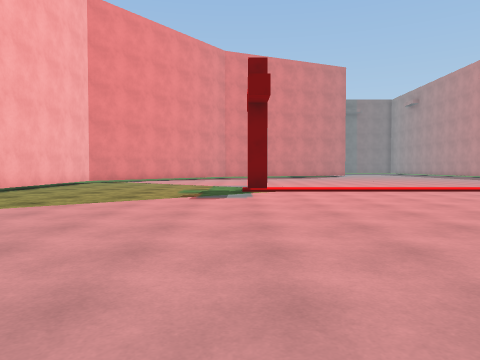
view 1 (above)

24 first-person views from a walk through a 3-D level made in the Unity game engine. The camera is 1.2 m above the floor, tilts 2° down and sees 70° across. The floor is counted in squares, 2 m on a side. Each view is taken from the middle of a square. On the plan, view 1 faces up. The plan holds only what a view shows up to about 10 squares ahead; the rest is blank. The place goes on beyond the plan. The player character is not drawn. Some animated figures are not drawn. Surface patterns are stand-ins for the level's own textures.

view 2
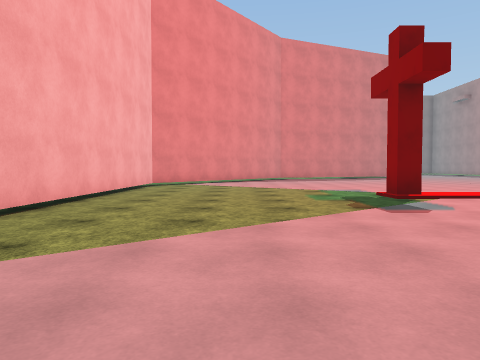

view 3
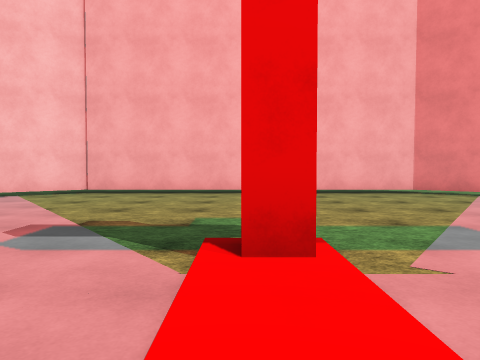

view 4
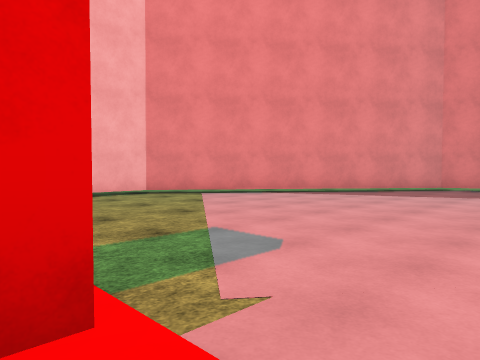

view 5
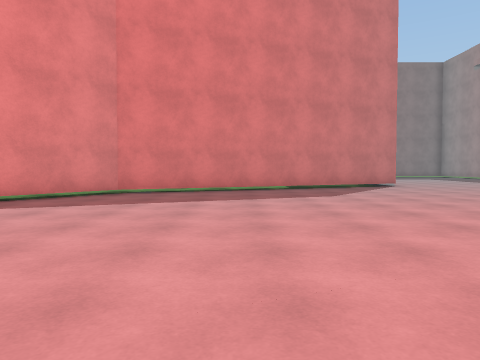

view 6
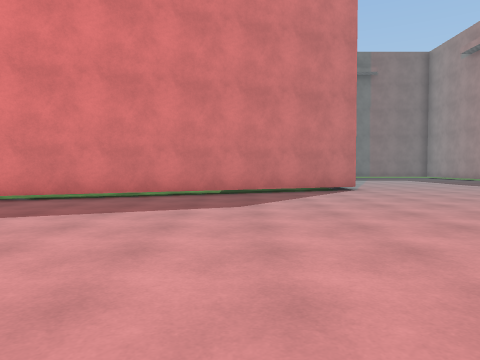

view 7
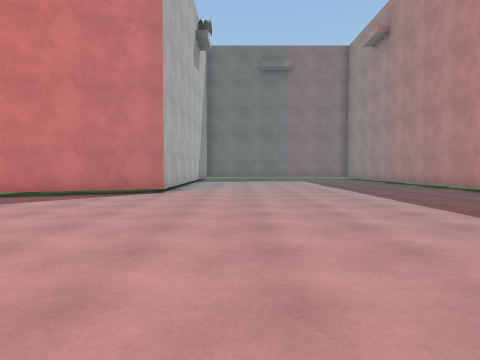

view 8
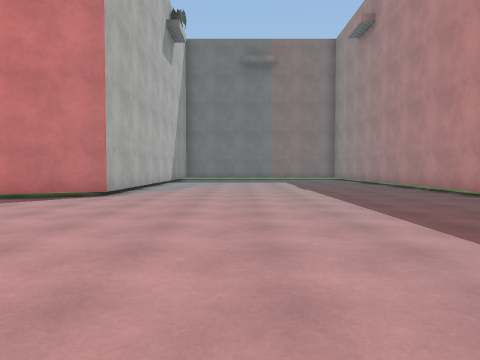

view 9
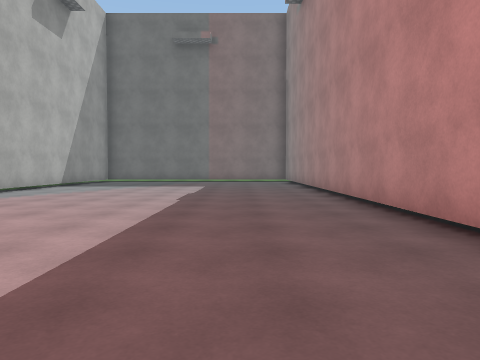

view 10
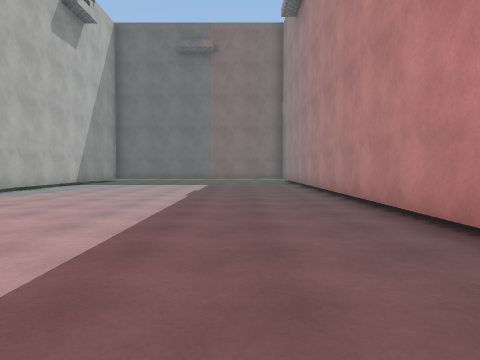

view 11
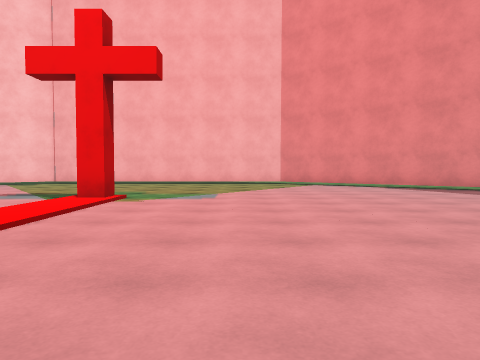

view 12
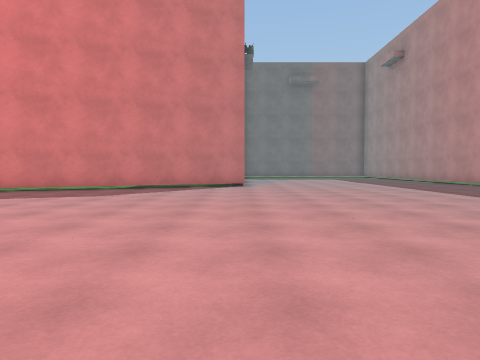

view 13
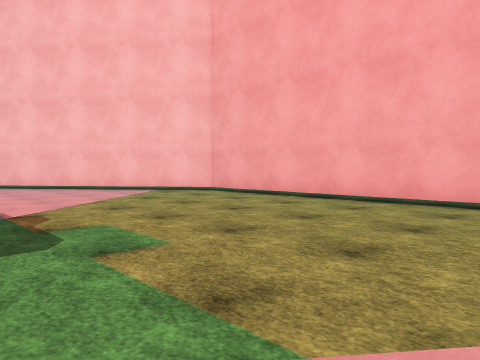

view 14
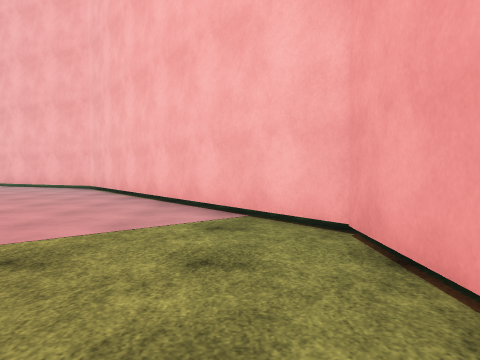

view 15
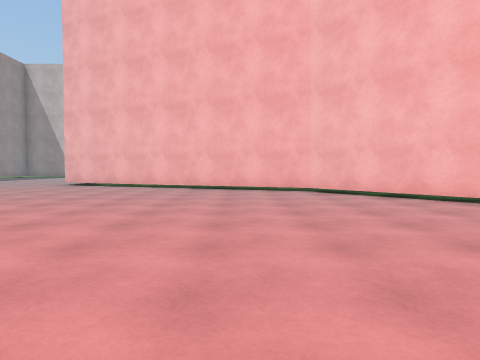

view 16
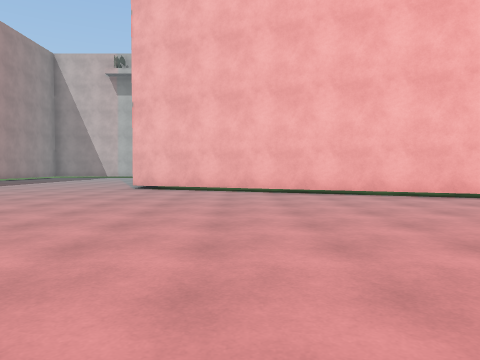

view 17
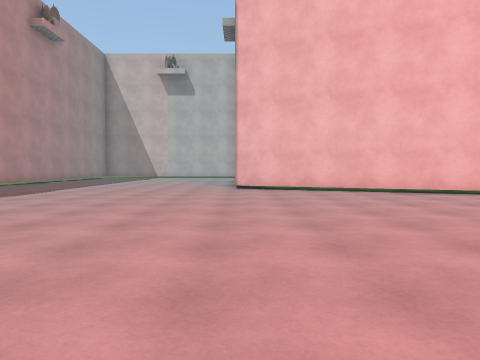

view 18
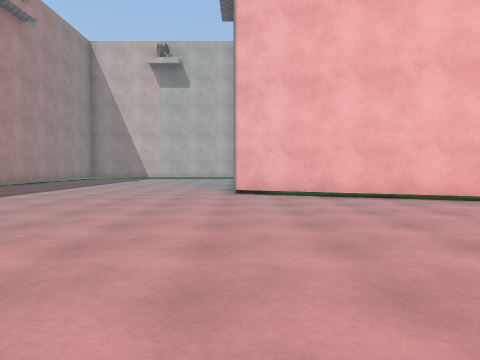

view 19
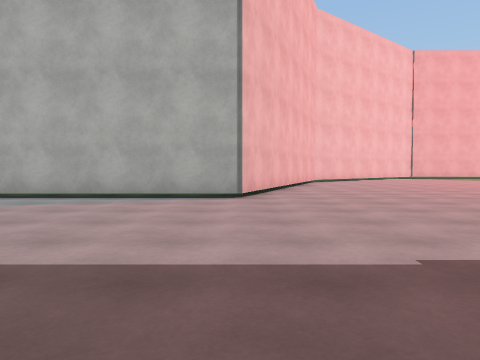

view 20
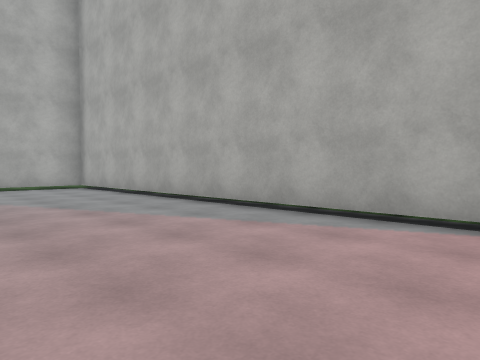

view 21
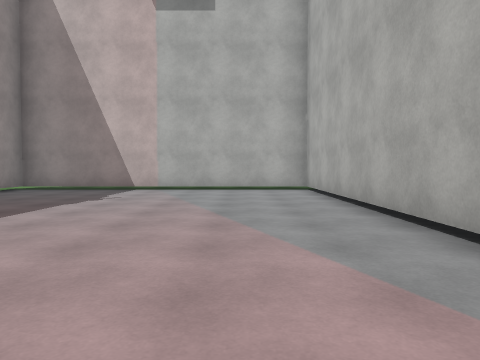

view 22
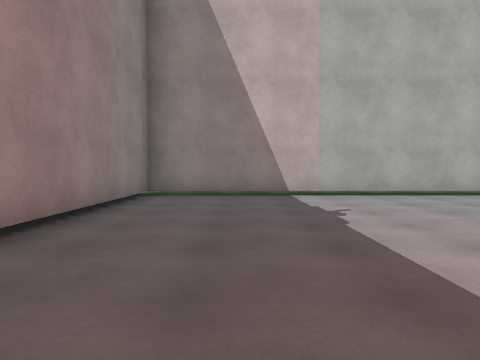

view 23
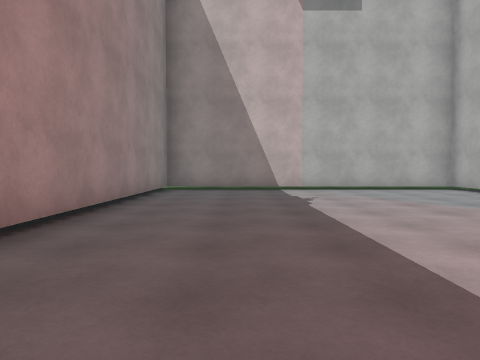

view 24
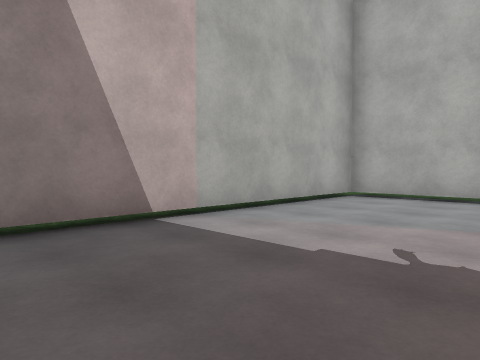

### Floor plan
Key: @ floor where view 1 was taken; # wall or solid block; . floor; T thing the floor can be seen under or through.
Columns run from 7 left of view 1 to 16 right of it. Each row starts with its distance up from view 1.
 29               #.......#
 28               #.......#
 27               #.......#
 26               #.......#.
 25               #.......#.
 24               #.......#
 23          .. TT........#
 22        ..TTT..........#
 21        TTT............#
 20     .##...............
 19     ##................
 18     #................
 17    ##..............
 16   ##..............
 15 .##..............
 14 .#...............
 13 .#..............
 12 .T.............
 11 .T............
 10 .T............
  9 .T.....#......
  8 .T............
  7 .T...........
  6 .T..........
  5 .#..........  .
  4 .##.............
  3  .#..............
  2   ##.............
  1    ##.............
  0    .##.@...........
 -1     .#.............
 -2      ###............
 -3         TT...........
 -4           TTT........
 -5           .. TT.......
 -6              .T......
 -7              .T.......
 -8              .T.......
 -9              .T.......#
-10              .T.......#
-11               T.......#
-12               T.......#
-13              .T.......#
-14              .T.......#
-15              .T.......#
-16              .#########

Where each view was taken, in squares from view 1:
view 1: 0 up, 0 right, facing up
view 2: 2 up, 3 left, facing up
view 3: 9 up, 3 right, facing left
view 4: 9 up, 2 right, facing up-left
view 5: 12 up, 2 right, facing up
view 6: 14 up, 4 right, facing up
view 7: 15 up, 9 right, facing up
view 8: 16 up, 10 right, facing up
view 9: 19 up, 13 right, facing up
view 10: 18 up, 13 right, facing up
view 11: 12 up, 7 right, facing left
view 12: 12 up, 7 right, facing up
view 13: 12 up, 0 right, facing down-left
view 14: 8 up, 5 left, facing down
view 15: 7 up, 1 right, facing down
view 16: 5 up, 4 right, facing down
view 17: 5 up, 7 right, facing down
view 18: 3 up, 7 right, facing down
view 19: 5 down, 14 right, facing left
view 20: 5 down, 11 right, facing down-left
view 21: 6 down, 9 right, facing down
view 22: 8 down, 13 right, facing down
view 23: 6 down, 13 right, facing down
view 24: 12 down, 14 right, facing down-left
